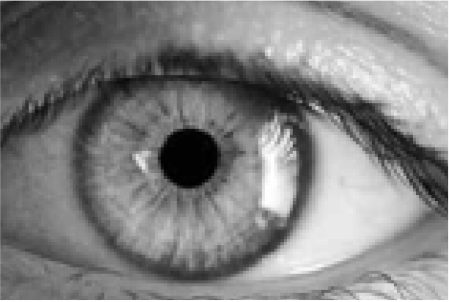
#> input picture L3 image preprocessing_remove noises/eye2_1.png, 449 x 302 px
$ jupyter execute 'DL Week3_assignment_Sheng_Han_Yueh.ipynb'
#> lines starting #> are read from the running program, lines starting #| are printed output that depends on the picture
[cell 1]
import cv2
import matplotlib.pyplot as plt
import numpy as np

# 1. Apply Averaging filter of image eye2_1 with
## Uniform weights: [1 1 1; 1 1 1; 1 1 1]* (1/9) and
## nonuniform weights: [1 2 1; 2 4 2; 1 2 1]* (1/16)

[cell 2]
img=cv2.imread('eye2_1.png',0)
#> img is the input picture: shape (302, 449); min 0, max 255, mean 129.2
img=cv2.resize(img,[480,320])
#> img: shape (320, 480)
plt.imshow(img, 'gray')
plt.title('original image')

### Uniform weights

[cell 3]
# generate a mask
mask1=np.ones((3,3),np.float32)*(1/9)
mask1

[cell 4]
plt.figure(figsize=(10,8))
plt.subplot(121)
plt.imshow(img, 'gray')
plt.title('original image')
plt.subplot(122)
ave_img=cv2.filter2D(img, -1, mask1) # -1 will give the output image depth as same as the input image
plt.imshow(ave_img,'gray')
plt.title('Uniform filtered / averaged image')
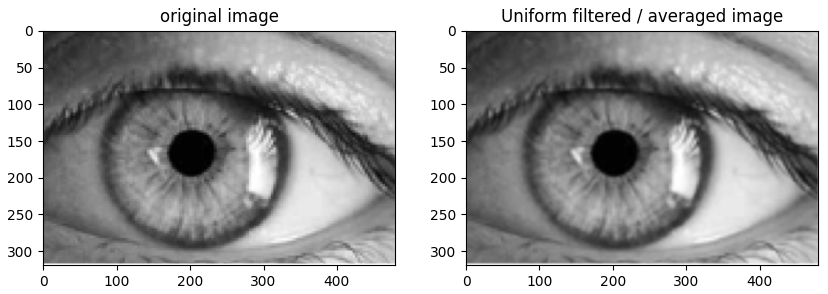
#> figure drawn by matplotlib, 2 panels

### nonuniform weights: [1 2 1; 2 4 2; 1 2 1]* (1/16)

[cell 5]
# generate mask
mask2=np.array([[1,2,1],[2,4,2],[1,2,1]],np.float32)*(1/16)
mask2

[cell 6]
plt.figure(figsize=(10,8))
plt.subplot(121)
plt.imshow(img, 'gray')
plt.title('original image')
plt.subplot(122)
ave_non_img=cv2.filter2D(img, -1, mask2) # -1 will give the output image depth as same as the input image
plt.imshow(ave_non_img,'gray')
plt.title('Non - uniform filtered / averaged image')

# 2. Show the Gaussian function

[cell 7]
N=3.0

u=np.linspace(-N , N)
v=u
X, Y = np.meshgrid(u,v) # generate all combination of X,Y (like a grid)
Z = (1/(2*np.pi))*np.exp(-(X**2+Y**2)/(2)) # the sigma is 1

[cell 8]
from matplotlib import cm # add the color for the contour plot
fig = plt.figure()
ax = plt.axes(projection='3d')
ax.plot_surface(X,Y,Z,cmap=cm.jet)

ax.set_xlabel('x')
ax.set_ylabel('y')
ax.set_zlabel('z')
plt.show()
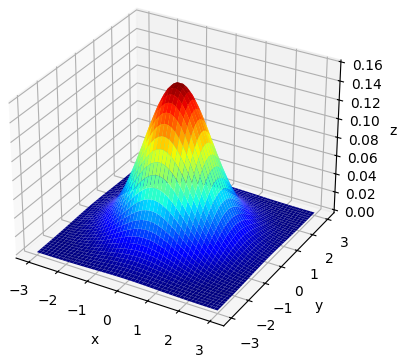
#> figure drawn by matplotlib, 1 panel

* Ref:
https://stackoverflow.com/questions/52653734/how-to-do-a-3d-plot-of-gaussian-using-numpy
https://jakevdp.github.io/PythonDataScienceHandbook/04.12-three-dimensional-plotting.html

# 3. Apply Gaussian image filtering of image eye2_1

[cell 9]
def Gaussian_mask(size, sigma):
    N=3
    u=np.linspace(-N , N , size, np.float32)
    v=u
    X, Y = np.meshgrid(u,v)
    Z = (1/(2*np.pi*sigma**2))*np.exp(-(X**2+Y**2)/(2*sigma**2))
    return Z/ np.sum(Z) # rescale the kernal, the sum of kernel should be 1

[cell 10]
img=cv2.imread('eye2_1.png',0)
img=cv2.resize(img,[480,320])

plt.figure(figsize=(20,8))
plt.subplot(1,5,1)
plt.imshow(img,'gray')
plt.title('Original Image')
ind=2
for s in [1,5,13,17]:
    plt.subplot(1,5,ind)
    mask=Gaussian_mask(30, s)
    res=cv2.filter2D(img, -1, mask)
    plt.imshow(res,'gray')
    plt.title(f'sigma={s}')
    ind+=1
#> this loop made 4 passes
#> pass 1, `res=cv2.filter2D(img, -1, mask)`:
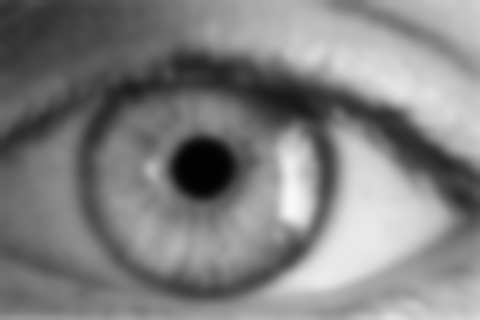
#> res: shape (320, 480); min 2, max 248, mean 128.6
#> pass 3, `res=cv2.filter2D(img, -1, mask)`:
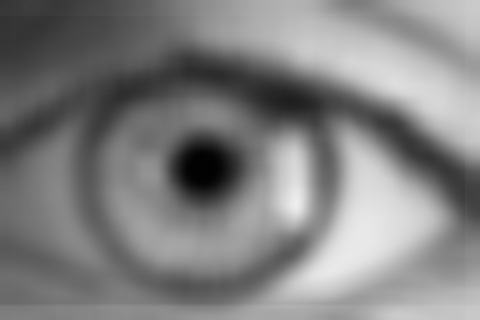
#> res: shape (320, 480); min 2, max 238, mean 128.6
#> after the loop, ind = 6
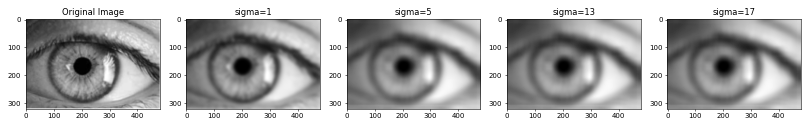
#> figure drawn by matplotlib, 5 panels

* Ref:
https://www.kaggle.com/code/dasmehdixtr/gaussian-filter-implementation-from-scratch

# 4. Apply Unsharp mask of image eye2_1

[cell 11]
img=cv2.imread('eye2_1.png',0)
img=cv2.resize(img,[480,320])

[cell 12]
plt.figure(figsize=(10,8))
plt.subplot(131)
plt.imshow(img,'gray')
plt.title('Original Image')

# Blurred image with Uniform weights / Average
# Shape image = Original image + (Original image - Blurred image*)
plt.subplot(132)
mask1=np.ones((3,3),np.float32)/9
ave=cv2.filter2D(img, -1, mask1)
sharp=img+(img-ave)
plt.imshow(sharp, 'gray')
plt.title('Sharpened Image')

# Second method for blurring
plt.subplot(133)
mask2=Gaussian_mask(9, 5)
gave=cv2.filter2D(img, -1, mask2)
#gave=cv2.GaussianBlur(img,(9,9),5,5)
sharp_2=img+(img-gave)
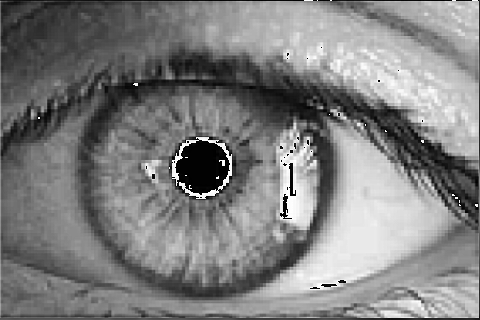
#> sharp_2: shape (320, 480); min 0, max 255, mean 127.2
plt.imshow(sharp_2, 'gray')
plt.title('Sharpened Image: Gaussain Blur')

# 5. Remove noise of noise_bridge image using
## Gaussain filter
## Uniform filter
## Median filter

[cell 13]
img=cv2.imread('noise_bridge.png',0)
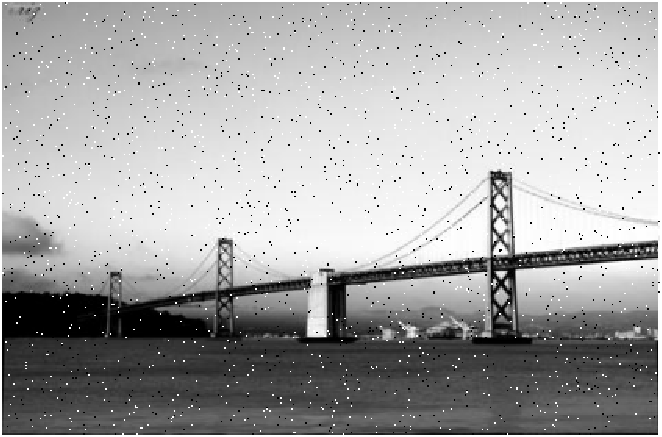
#> input picture L3 image preprocessing_remove noises/noise_bridge.png, 662 x 437 px
#> img is the input picture: shape (437, 662); min 0, max 255, mean 164.9
img=cv2.resize(img,[480,320])
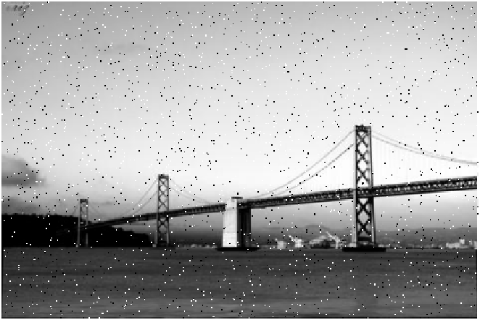
#> img: shape (320, 480); min 0, max 255, mean 164.8

plt.figure(figsize=(10,6))
plt.subplot(221)
plt.imshow(img, 'gray')
plt.axis('off')
plt.title('Original')

# Gaussain filter
gimg=cv2.GaussianBlur(img,(3,3),1,1)
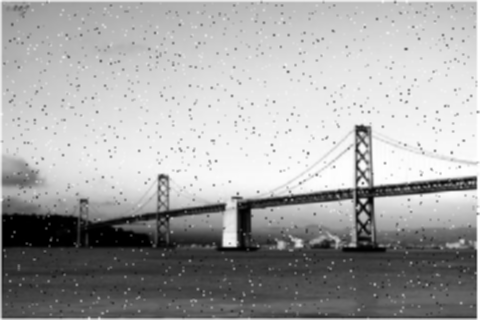
#> gimg: shape (320, 480); min 0, max 255, mean 164.6
plt.subplot(222)
plt.imshow(gimg, 'gray')
plt.axis('off')
plt.title('Gaussain filtered Image')

# Uniform weights
mask2=np.ones((3,3),np.float32)/9
ave_img=cv2.filter2D(img, -1, mask2)
plt.subplot(223)
plt.imshow(gimg, 'gray')
plt.axis('off')
plt.title('Uniform filtered /averaged image')

# Median Filtering
medimg=cv2.medianBlur(img, 3)
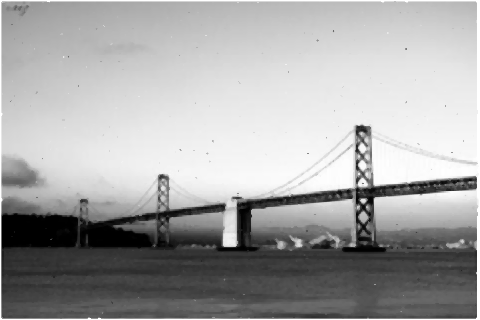
#> medimg: shape (320, 480); min 0, max 255, mean 165.8
plt.subplot(224)
plt.imshow(medimg, 'gray')
plt.axis('off')
plt.title('Median filtered Image')
